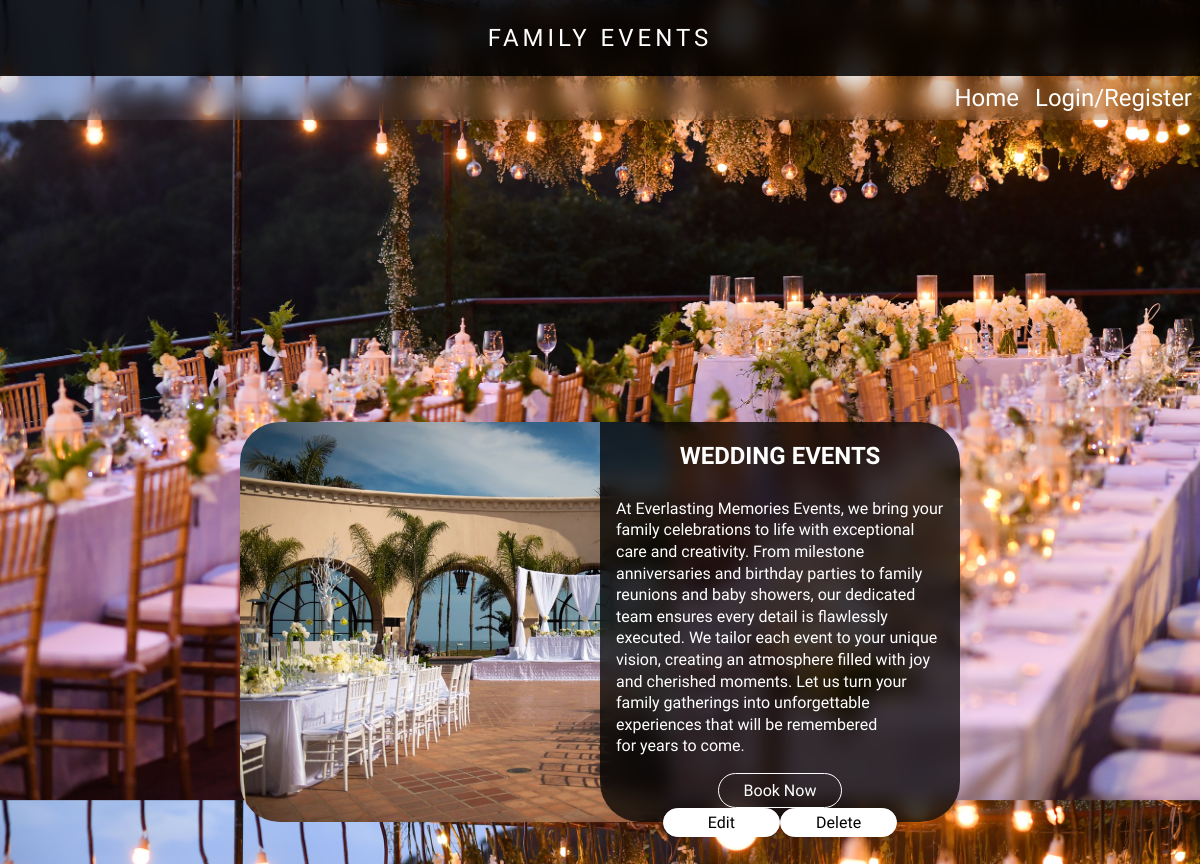
Page /services/ on the committed database.
### services/models.py (models this page shows)
class Services(models.Model):
    name=models.CharField(max_length=200)
    description=models.TextField()
    image=models.ImageField(upload_to='media/',null=True)

### services/views.py (the view)
# urls.py: path('services/',views.list_services,name='services'),
def list_services(request):
    service=Services.objects.all()
    user=request.user
    is_authenticated = request.user.is_authenticated
    return render(request,'services/services.html',{'service':service,"is_authenticated":is_authenticated,'user':user})

### templates/services/services.html (shortened to what this page needs)
<!DOCTYPE html>
<html lang="en">
<head>
    {% load static %}
    <link rel="stylesheet" href="{% static 'css/styles.css' %}">
</head>
<body>
    <div class="body">
        <div class="nav-bar">
            <div class="black-bar">
                <span>FAMILY EVENTS</span>
            </div>
            <div class="glass-bar">
                <ul>
                    <a href="{% url 'homepage' %}"><li>Home</li></a>
                    {% if is_authenticated %}
                    <a href="{% url 'logout' %}"><li>Logout</li></a>
                    {% else %}
                    <a href="{% url 'loginpage' %}"><li>Login/Register</li></a>
                    {% endif %}
                </ul>
            </div>
        </div>
<div class="service-content-box">
    {% for x in service %}
    <div class="service-card">
        <div class="service-image" style="background-image: url('{{x.image.url}}'); background-size: cover;"></div>
        <div class="black-card">
            <h2>{{x.name}}</h2>
            <p>{{x.description}}</p>
            <a href="{% url 'viewservice' x.id %}">Book Now</a>
            <div class="admins-buttons">
                <a href="{% url 'editservice' x.id %}">Edit</a>
                <a href="{% url 'deleteservice' x.id %}">Delete</a>
            </div>
        </div>
    </div>
    {% endfor %}
</div>
</body>
</html>

### static/css/styles.css (style rules this page uses)
* { font-family: "Julius Sans One", sans-serif; color: white; }
body,html { max-width: 100%; max-height: 100%; box-sizing: border-box; margin: 0; font-family: "Julius Sans One", sans-serif; background-image: url('../images/topImage.jpg'); background-size: cover; }
.body { width: 100%; height: 100vh; background-image: url('../images/topImage.jpg'); background-size: cover; }
.nav-bar { position: fixed; width: 100%; z-index: 10; }
.black-bar { background-color: rgba(0, 0, 0, 0.863); backdrop-filter: blur(10px); -webkit-backdrop-filter: blur(10px); width: 100%; color: white; display: flex; justify-content: center; align-items: center; box-sizing: border-box; padding: 2%; letter-spacing: 0.5vh; font-size: 3vh; }
.glass-bar { display: flex; justify-content: end; background-color: rgba(94, 94, 94, 0.137); backdrop-filter: blur(10px); -webkit-backdrop-filter: blur(10px); }
.glass-bar ul { list-style: none; display: flex; gap: 2vh; margin: 0; color: white; padding: 1vh; border-bottom-left-radius: 2vh; font-size: 3vh; }
.glass-bar ul a { text-decoration: none; }
body { background-repeat: repeat; }
.service-content-box { width: 100%; max-height: auto; background-image: none; display: grid; place-items: center; gap: 40vh; }
.service-card { opacity: 0; transform: translateY(4vh); transition: opacity 1s ease-out,transform 1s ease-out; position: relative; height: 50vh; width: 40%; display: flex; }
.service-card .service-image { position: relative; width: 60%; height: 100%; border-radius:5vh; }
.service-card .black-card { position: absolute; background-color: rgba(0, 0, 0, 0.747); backdrop-filter: blur(10px); width: 50%; height: 100%; z-index: 4; right: 0; border-radius: 0 5vh 5vh 5vh; color: white; display: flex; flex-direction: column; align-items: center; }
.service-card .black-card h2 { display: flex; justify-content: center; }
.service-card .black-card p { margin: 0 4vh 4vh 4vh; font-size: 1.7vh; line-height: 2.1vh; }
.service-card .black-card a { text-decoration: none; padding: 2%; width: 30%; font-size: 2vh; display: flex; justify-content: center; background:none; border: 0.2vh solid white; color: white; border-radius: 3vh; }
.admins-buttons { display: flex; justify-content: center; width: 100%; }
.service-card .black-card .admins-buttons a { background-color: white; color: black; padding: 1%; font-size: 2vh; }
.show-service { opacity: 1; transform: translateY(0); }
@media (max-width:2560px) { .service-card { width: 60%; } }
@media (max-width:2560px) { .service-card .black-card { width: 50%; height: 50vh; } }
@media (max-width:2560px) { .service-card .black-card h2 { font-size: 5vh; } }
@media (max-width:2560px) { .service-card .black-card p { line-height: 2.3vh; margin: 1vh 2vh 2vh 2vh; } }
@media (max-width:1440px) { .service-card .black-card h2 { font-size: x-large; } }
@media (max-width:1440px) { .service-card .black-card p { font-size: 2vh; line-height: 2.7vh; } }

### rows in the picture
Services: image (picture), name "WEDDING EVENTS", description "At Everlasting Memories Events, we bring your family celebrations to life with exceptional care and creativity. From milestone anniversaries and birthday parties to family reunions and baby showers, our dedicated team ensures every detail is flawlessly executed. We tailor each event to your unique vision, creating an atmosphere filled with joy and cherished moments. Let us turn your family gatherings into unforgettable experiences that will be remembered for years to come."
